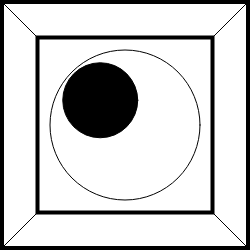
Frame 1 (no input)
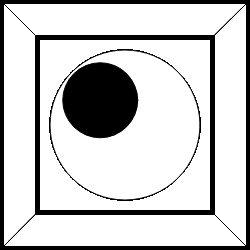
Frame 60 (no input)
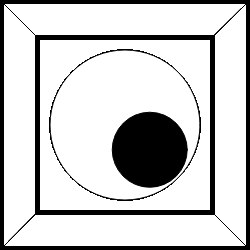
Frame 120 (the mouse pressed at the canvas centre since frame 60)

The p5.js sketch that drew these frames (run headless with seeded random() and noise() and a simulated clock; from frame 60 on, the mouse is pressed at the canvas centre):

// p5.js sketch
// ── sketch.js
function setup() {
  createCanvas(250, 250);
  background(255);
}

function draw() {
    //eye
  noFill();
  strokeWeight(1);
  fill(255);
  ellipse(width / 2, height / 2, 150, 150);
  pvl = createVector(mouseX - 75, mouseY - 75);
  pvl.limit(35);
  fill(0);
  ellipse((width / 2) + pvl.x, (height / 2) + pvl.y, 75, 75);
  frame ();
}
  function frame () {
  noFill();
  rectMode(CENTER);
  strokeWeight(4);
  rect(width / 2, height / 2, 175, 175);
  rect(width / 2, height / 2, 246, 246);

  strokeWeight(1);
  line(0, 0, 37.5, 37.5);
  line(212.5, 37.5, 250, 0);
  line(0, 250, 37.5, 212.5);
  line(212.5, 212.5, 250, 250);
  }
